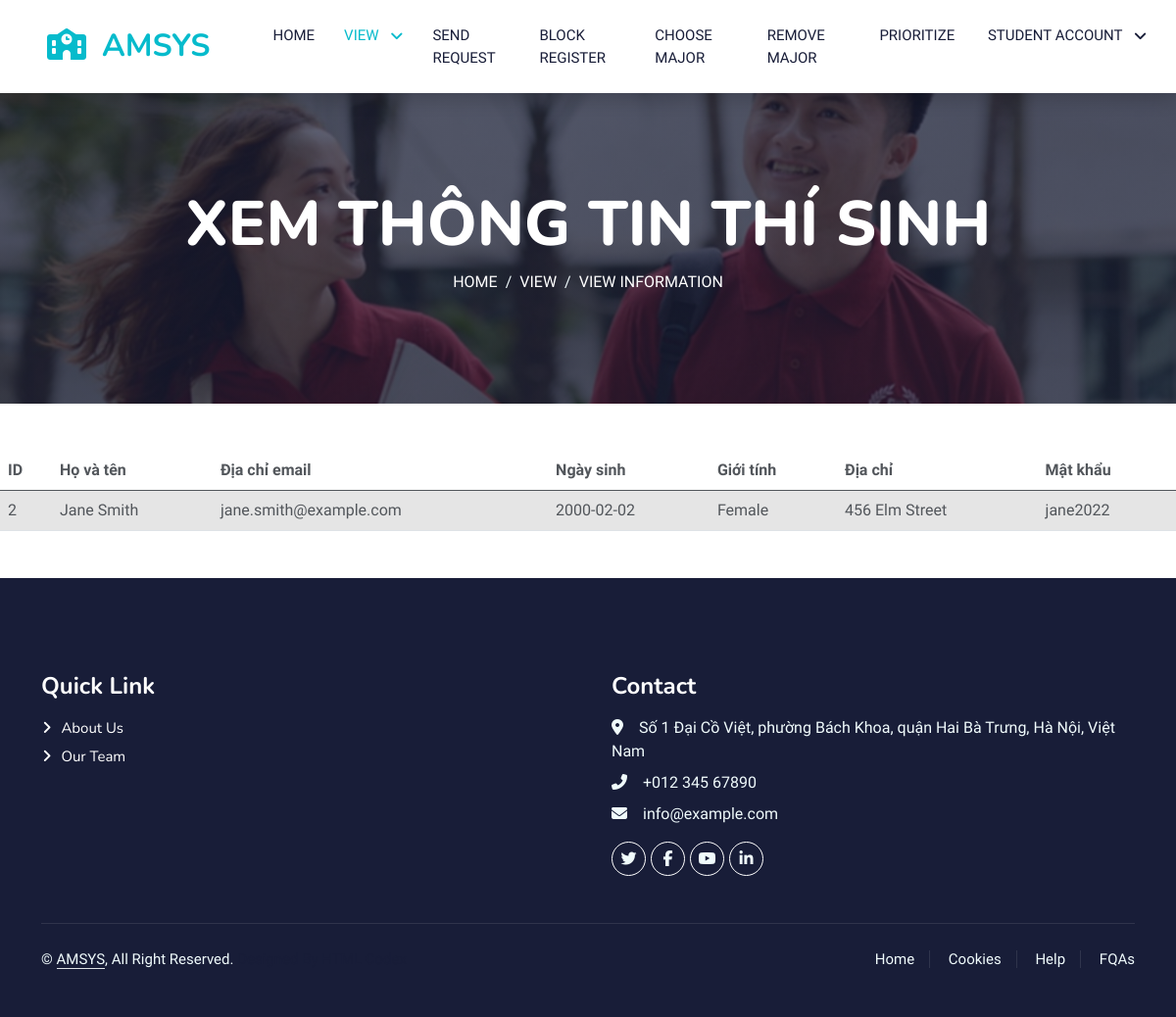
The app's page /xemthongtinsvien.php (signed in) with its own data.
### tables this page shows
CREATE TABLE Students (
  student_id INT PRIMARY KEY,
  student_name VARCHAR(50),
  student_email VARCHAR(100),
  student_date_of_birth DATE,
  student_gender ENUM('Male', 'Female'),
  student_address VARCHAR(100),
  student_password VARCHAR(50) NOT NULL,
  message TEXT
);

### xemthongtinsvien.php (the view, shortened to what this page needs)
<!DOCTYPE html>
<html lang="en">
<head>
    <link href="https://cdnjs.cloudflare.com/ajax/libs/font-awesome/5.10.0/css/all.min.css" rel="stylesheet">
    <link href="https://cdn.jsdelivr.net/npm/bootstrap-icons@1.4.1/font/bootstrap-icons.css" rel="stylesheet">
    <link href="lib/animate/animate.min.css" rel="stylesheet">
    <link href="lib/owlcarousel/assets/owl.carousel.min.css" rel="stylesheet">
    <link href="css/bootstrap.min.css" rel="stylesheet">
    <link href="./css/style.css" rel="stylesheet">
</head>
<body>
    <nav class="navbar navbar-expand-lg bg-white navbar-light shadow sticky-top p-0">
        <a href="home.html" class="navbar-brand d-flex align-items-center px-4 px-lg-5">
            <h2 class="m-0 text-primary"><i class="fa-solid fa-school me-3"></i>AMSYS</h2>
        </a>
        <div class="collapse navbar-collapse" id="navbarCollapse">
            <div class="navbar-nav ms-auto p-4 p-lg-0">
                <a href="home.html" class="nav-item nav-link">Home</a>
                <div class="nav-item dropdown">
                    <a href="#" class="nav-link dropdown-toggle active" data-bs-toggle="dropdown">
                      VIEW
                    </a>
                </div>
                <a href="guiyeucau.php" class="nav-item nav-link">SEND REQUEST</a>
                <a href="./dangkykhoi.php" class="nav-item nav-link">Block Register</a>
                <a href="./luachonnganh.php" class="nav-item nav-link">Choose Major</a>
                <a href="./xoanganh.php" class="nav-item nav-link">Remove Major</a>
                <a href="./xepnguyenvong.php" class="nav-item nav-link">Prioritize</a>
                <div class="nav-item dropdown">
                    <a href="#" class="nav-link dropdown-toggle" data-bs-toggle="dropdown">
                      STUDENT ACCOUNT
                    </a>
                </div>
            </div>
        </div>
    </nav>
    <div class="container-fluid bg-primary py-5 mb-5 page-header">
        <div class="container py-5">
            <div class="row justify-content-center">
                <div class="col-lg-10 text-center">
                    <h1 class="display-3 text-white animated slideInDown">XEM THÔNG TIN THÍ SINH</h1>
                    <nav aria-label="breadcrumb">
                        <ol class="breadcrumb justify-content-center">
                            <li class="breadcrumb-item"><a class="text-white" href="./home.html">HOME</a></li>
                            <li class="breadcrumb-item"><a class="text-white" href="#">VIEW</a></li>
                            <li class="breadcrumb-item text-white active" aria-current="page">VIEW INFORMATION</li>
                        </ol>
                    </nav>
                </div>
            </div>
        </div>
    </div>
    <?php
$db_server= "localhost";
$db_user="root";
$db_pass="";
$db_name="dbtest1";
$conn = mysqli_connect($db_server,$db_user,$db_pass,$db_name);
$user_id = $_SESSION['user_id'];
$student_id = $user_id;
$sql = "SELECT * FROM Students WHERE student_id = '$student_id'";
$result = mysqli_query($conn, $sql);
if (mysqli_num_rows($result) > 0) {
    echo "<table class='table'>";
    echo "<thead>";
    echo "<tr>";
    echo "<th scope='col'>ID</th>";
    echo "<th scope='col'>Họ và tên</th>";
    echo "<th scope='col'>Địa chỉ email</th>";
    echo "<th scope='col'>Ngày sinh</th>";
    echo "<th scope='col'>Giới tính</th>";
    echo "<th scope='col'>Địa chỉ</th>";
    echo "<th scope='col'>Mật khẩu</th>";
    echo "</tr>";
    echo "</thead>";
    echo "<tbody>";
    echo "<tr class='table-active'>";
    while ($row = mysqli_fetch_assoc($result)) {
        echo"<td>";
        echo $row['student_id'];
        echo "</td>";
        echo "<td>";
        echo $row['student_name'];
        echo "</td>";
        echo "<td>";
        echo $row['student_email'];
        echo "</td>";
        echo "<td>";
        echo $row['student_date_of_birth'];
        echo "</td>";
        echo "<td>";
        echo $row['student_gender'];
        echo "</td>";
        echo "<td>";
        echo $row['student_address'];
        echo "</td>";
        echo "<td>";
        echo $row['student_password'];
        echo "</td>";
    }
    echo "</tr>";
    echo "</tbody>";
    echo "</table>";
} else {
    echo '<script>alert("No student found with the provided student ID.")</script>';
}
?>
    <div class="container-fluid bg-dark text-light footer pt-5 mt-5 wow fadeIn" data-wow-delay="0.1s">
        <div class="container py-5">
            <div class="row g-5">
                <div class="col-lg-6 col-md-6">
                    <h4 class="text-white mb-3">Quick Link</h4>
                    <a class="btn btn-link" href="">About Us</a>
                    <a class="btn btn-link" href="">Our Team</a>
                </div>
                <div class="col-lg-6 col-md-6">
                    <h4 class="text-white mb-3">Contact</h4>
                    <p class="mb-2"><i class="fa fa-map-marker-alt me-3"></i>Số 1 Đại Cồ Việt, phường Bách Khoa, quận Hai Bà Trưng, Hà Nội, Việt Nam</p>
                    <p class="mb-2"><i class="fa fa-phone-alt me-3"></i>+012 345 67890</p>
                    <p class="mb-2"><i class="fa fa-envelope me-3"></i>info@example.com</p>
                    <div class="d-flex pt-2">
                        <a class="btn btn-outline-light btn-social" href=""><i class="fab fa-twitter"></i></a>
                        <a class="btn btn-outline-light btn-social" href=""><i class="fab fa-facebook-f"></i></a>
                        <a class="btn btn-outline-light btn-social" href=""><i class="fab fa-youtube"></i></a>
                        <a class="btn btn-outline-light btn-social" href=""><i class="fab fa-linkedin-in"></i></a>
                    </div>
                </div>
            </div>
        </div>
        <div class="container">
            <div class="copyright">
                <div class="row">
                    <div class="col-md-6 text-center text-md-start mb-3 mb-md-0">
                        &copy; <a class="border-bottom" href="#">AMSYS</a>, All Right Reserved.
                        <span style="color: #181d38;"></a>Designed By HTML Codex</span><br><br>
                    </div>
                    <div class="col-md-6 text-center text-md-end">
                        <div class="footer-menu">
                            <a href="">Home</a>
                            <a href="">Cookies</a>
                            <a href="">Help</a>
                            <a href="">FQAs</a>
                        </div>
                    </div>
                </div>
            </div>
        </div>
    </div>
</body>
</html>

### css/style.css (style rules this page uses)
:root { --primary: #06BBCC; --light: #F0FBFC; --dark: #181d38; }
.btn { font-family: 'Nunito', sans-serif; font-weight: 600; transition: .5s; }
.navbar .dropdown-toggle::after { border: none; content: "\f107"; font-family: "Font Awesome 5 Free"; font-weight: 900; vertical-align: middle; margin-left: 8px; }
.navbar-light .navbar-nav .nav-link { margin-right: 30px; padding: 25px 0; color: #FFFFFF; font-size: 15px; text-transform: uppercase; outline: none; }
.navbar-light .navbar-nav .nav-link:hover, .navbar-light .navbar-nav .nav-link.active { color: var(--primary); }
.navbar-light .navbar-brand, .navbar-light a.btn { height: 75px; }
.navbar-light .navbar-nav .nav-link { color: var(--dark); font-weight: 500; }
.navbar-light.sticky-top { top: -100px; transition: .5s; }
.page-header { background: linear-gradient(rgba(24, 29, 56, .7), rgba(24, 29, 56, .7)), url(../img/xxw-dsc9346-agej.jpg); background-position: center center; background-repeat: no-repeat; background-size: cover; }
.breadcrumb-item + .breadcrumb-item::before { color: var(--light); }
.footer .btn.btn-social { margin-right: 5px; width: 35px; height: 35px; display: flex; align-items: center; justify-content: center; color: var(--light); font-weight: normal; border: 1px solid #FFFFFF; border-radius: 35px; transition: .3s; }
.footer .btn.btn-link { display: block; margin-bottom: 5px; padding: 0; text-align: left; color: #FFFFFF; font-size: 15px; font-weight: normal; text-transform: capitalize; transition: .3s; }
.footer .btn.btn-link::before { position: relative; content: "\f105"; font-family: "Font Awesome 5 Free"; font-weight: 900; margin-right: 10px; }
.footer .copyright { padding: 25px 0; font-size: 15px; border-top: 1px solid rgba(256, 256, 256, .1); }
.footer .copyright a { color: var(--light); }
.footer .footer-menu a { margin-right: 15px; padding-right: 15px; border-right: 1px solid rgba(255, 255, 255, .1); }
.footer .footer-menu a:last-child { margin-right: 0; padding-right: 0; border-right: none; }
*,:after,:before { box-sizing:border-box }
a { color:inherit;text-decoration:none }

### records on screen
students: student_id "2", student_name "Jane Smith", student_email "jane.smith@example.com", student_date_of_birth "2000-02-02", student_gender "Female", student_address "456 Elm Street", student_password "jane2022"
